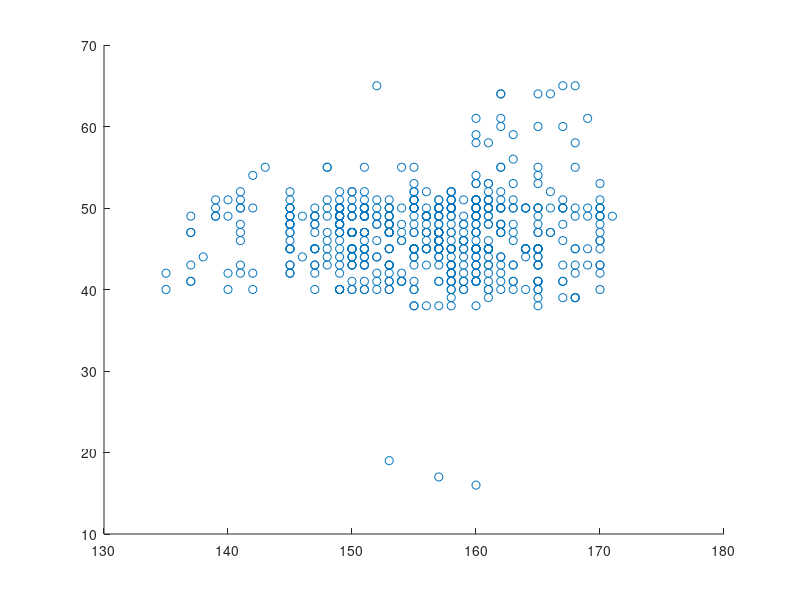
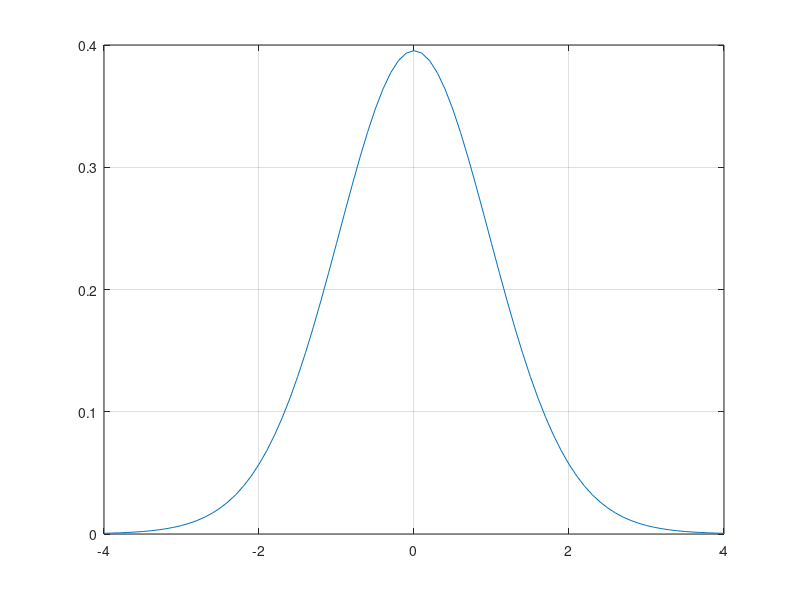

These figures' MATLAB source, in order:
load ch05_eg_data.mat

% 1.统计描述
Min_=min(Test);
Max_=max(Test);
Average_=mean(Test);
Median_=median(Test);
Skewness_=skewness(Test);
Kurtosis_=kurtosis(Test);
Std_=std(Test);

% 2.0 做散点图判断是否线性
scatter(Test(:,1),Test(:,2))

% 2.相关系数
corelation_coefficient=corrcoef(Test);

% 3.假设检验
% 使用t分布
x=-4:0.1:4;
y=tpdf(x,28);
figure(2)
plot(x,y,'-');
grid on
hold on
% 
tinv(0.975,28)